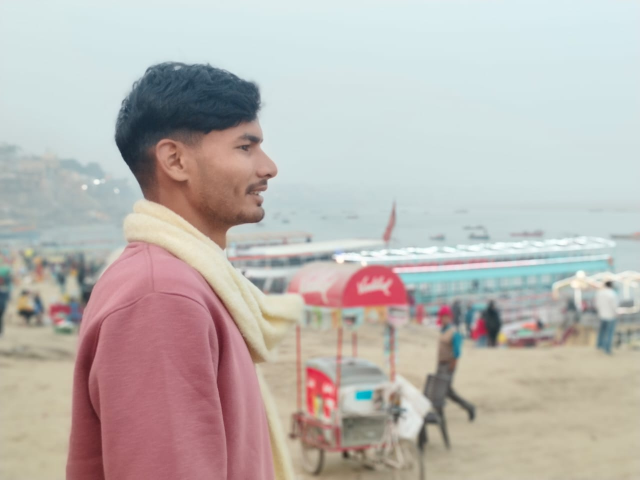
#> input picture dataset/Alok/WhatsApp Image 2026-06-01 at 11.01.35 AM (1).jpeg, 1280 x 960 px (shown at 1/2 size); its folder holds only this picture in this run
$ python main.py
#> lines starting #> are read from the running program, lines starting #| are printed output that depends on the picture
"""
Face Recognition System using PCA (Eigenfaces) + ANN

Pipeline:
1. Load grayscale face images from DATASET_PATH/<person_name>/*.jpg,
   detect + crop the face, and equalize lighting
2. Split into train/test BEFORE any PCA fitting (avoids data leakage)
3. Fit PCA (mean face + eigenfaces) on TRAIN images only
4. Project train/test images into PCA signature space
5. Standardize signatures
6. Cross-validate several ANN configurations (PCA components K, hidden layer
   size, regularization strength) to find the one that generalizes best
7. Train the best configuration on the full train split and report final
   test accuracy
8. Save the trained model for use in live_recognition.py
"""

import os
import cv2
import numpy as np
import matplotlib.pyplot as plt
import joblib

from sklearn.model_selection import train_test_split, StratifiedKFold
from sklearn.preprocessing import StandardScaler
from sklearn.metrics import accuracy_score
from sklearn.neural_network import MLPClassifier

from pca import PCAFaceRecognizer

DATASET_PATH = "dataset"
IMG_SIZE = (100, 100)
RANDOM_STATE = 42
MODEL_PATH = "face_model.pkl"

# Reused for cropping just the face region out of each training image, so PCA
# doesn't waste components learning background/hair/clothing variation.
FACE_CASCADE = cv2.CascadeClassifier(
    cv2.data.haarcascades + "haarcascade_frontalface_default.xml"
)


def detect_and_crop_face(gray_img):
    """
    Detect the largest face in a grayscale image and return the cropped
    region. Falls back to the full image if no face is detected, so a bad
    photo doesn't silently disappear from the dataset.
    """
    detections = FACE_CASCADE.detectMultiScale(
        gray_img, scaleFactor=1.1, minNeighbors=5, minSize=(60, 60)
    )

    if len(detections) == 0:
        return gray_img

    # Pick the largest detected face (helps if a second, smaller face/false
    # positive shows up in the background of a photo)
    x, y, w, h = max(detections, key=lambda box: box[2] * box[3])
    return gray_img[y : y + h, x : x + w]


def load_dataset(dataset_path, img_size):
    """
    Walk DATASET_PATH/<person_name>/<image>, load each image as grayscale,
    crop to the detected face, equalize lighting, resize, and flatten it
    into a feature vector.

    Returns:
        faces (np.ndarray): shape (num_images, img_size[0] * img_size[1])
        labels (np.ndarray): shape (num_images,)
        label_names (dict): label_id -> person_name
    """
#> called with dataset_path = 'dataset', img_size = (100, 100)
    faces = []
    labels = []
    label_names = {}
    label_id = 0

    for person_name in sorted(os.listdir(dataset_path)):
        person_folder = os.path.join(dataset_path, person_name)

        if not os.path.isdir(person_folder):
            continue

        label_names[label_id] = person_name

        for image_name in os.listdir(person_folder):
            image_path = os.path.join(person_folder, image_name)

            img = cv2.imread(image_path, cv2.IMREAD_GRAYSCALE)
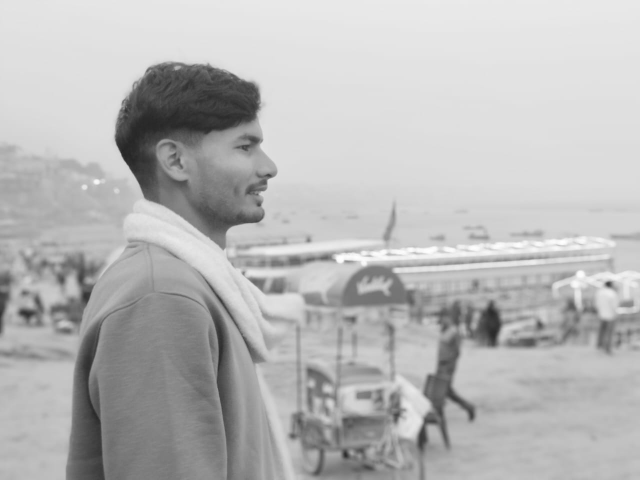
#> img: shape (960, 1280) (shown at 1/2 size); min 34, max 255, mean 183.3
            if img is None:
                continue

            face_crop = detect_and_crop_face(img)
#> in detect_and_crop_face, `detections = FACE_CASCADE.detectMultiScale( gray_img, scaleFactor=1.1,..`: detections = [[486, 591, 134, 134]]
#> in detect_and_crop_face, `x, y, w, h = max(detections, key=lambda box: box[2] * box[3])`: x = 486; y = 591; w = 134
#> in detect_and_crop_face, `return gray_img[y : y + h, x : x + w]`:
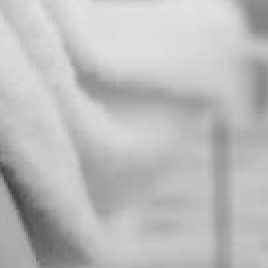
#> returned value: shape (134, 134) (shown 2 times larger); min 66, max 228, mean 188.2

            # Histogram equalization reduces the effect of lighting
            # differences between photos, which otherwise dominate the
            # PCA components before identity does.
            face_crop = cv2.equalizeHist(face_crop)
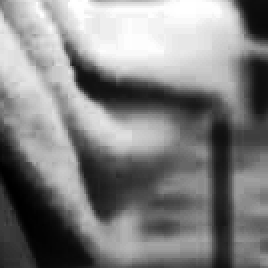
#> face_crop: shape (134, 134) (shown 2 times larger); min 0, max 255, mean 129.3

            face_resized = cv2.resize(face_crop, img_size)
            faces.append(face_resized.flatten())
            labels.append(label_id)

        label_id += 1
#> pass 2 of the loop in load_dataset, `for person_name in sorted(os.listdir(dataset_path)):`:
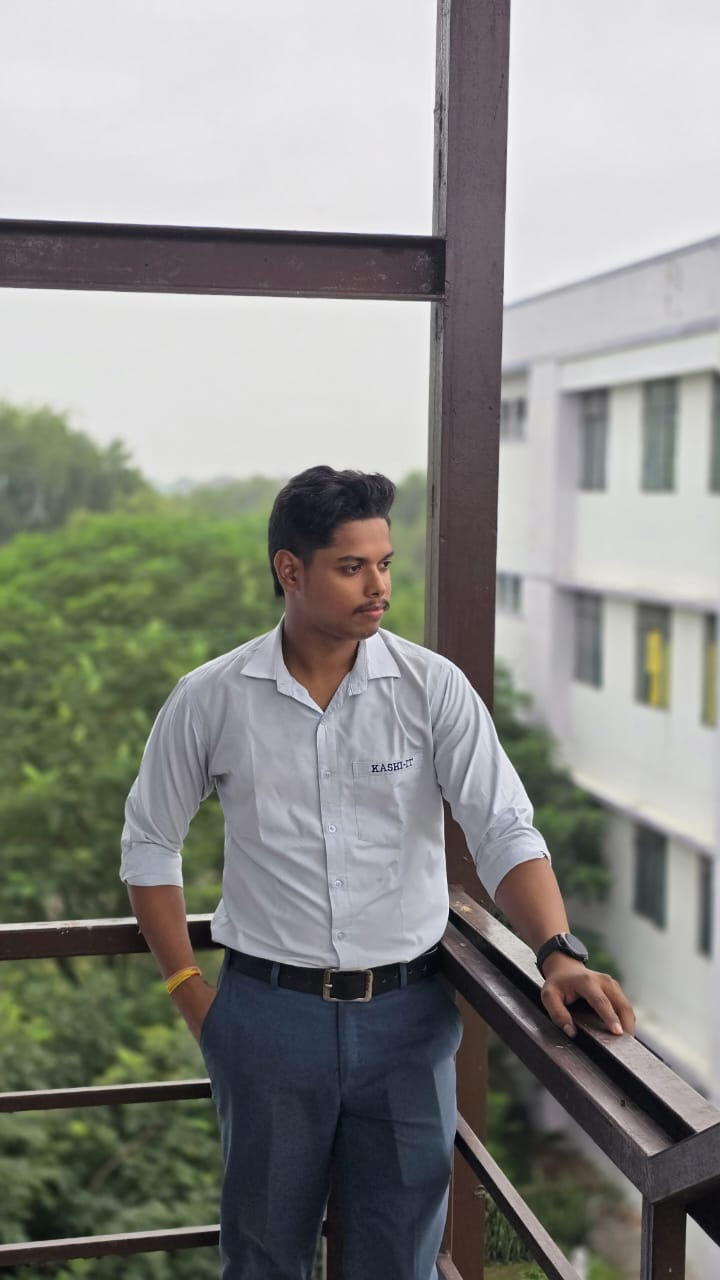
#> input picture dataset/Nitin/WhatsApp Image 2026-06-01 at 10.02.35 AM.jpeg, 720 x 1280 px
#> in load_dataset, `img = cv2.imread(image_path, cv2.IMREAD_GRAYSCALE)`:
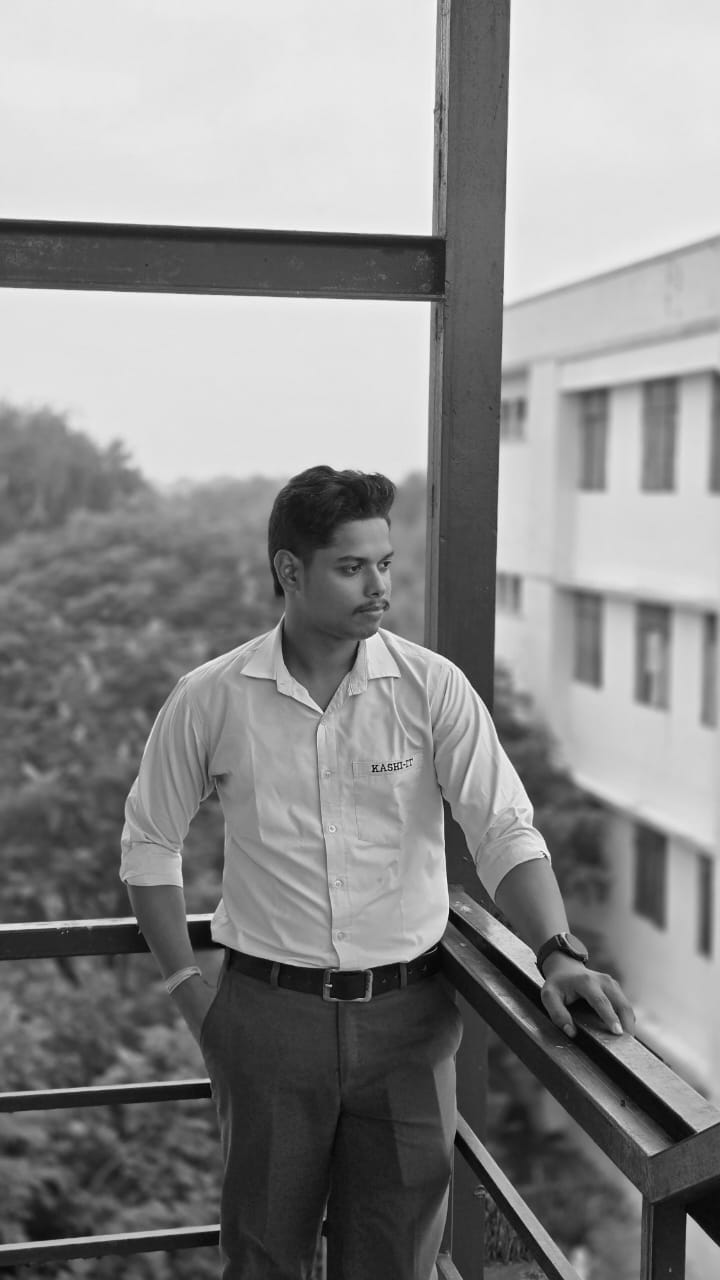
#> img: shape (1280, 720); min 0, max 255, mean 139.8
#> face_crop: shape (113, 113)
#> in load_dataset, `face_resized = cv2.resize(face_crop, img_size)`:
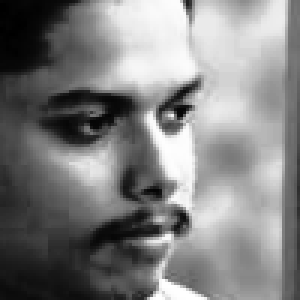
#> face_resized: shape (100, 100) (shown 3 times larger); min 0, max 255, mean 128.7

    return np.array(faces), np.array(labels), label_names


# [85 lines left out: functions build_classifier, augment_training_data, run_pipeline, cross_validate_config, not called in this run]


def main():
    # ---- 1. Load dataset ----
    faces, labels, label_names = load_dataset(DATASET_PATH, IMG_SIZE)
#> labels = [0, 1]; label_names = {0: 'Alok', 1: 'Nitin'}

    print("Face Database Shape:", faces.shape)
#| Face Database Shape: (2, 10000)
    print("Labels Shape:", labels.shape)
#| Labels Shape: (2,)
    print("\nPersons Found:")
    print("Total Images:", len(faces))
#| Total Images: 2
    print("Total Persons:", len(label_names))
#| Total Persons: 2
    for k, v in label_names.items():
        print(k, "->", v)
#> this loop made 2 passes
#> v on passes 1 to 2: 'Alok', 'Nitin'
#| 0 -> Alok
#| 1 -> Nitin

    # ---- 2. Train/test split FIRST (before PCA is fit on anything) ----
#> (the run stopped early here; a loop or call above may not have finished)
